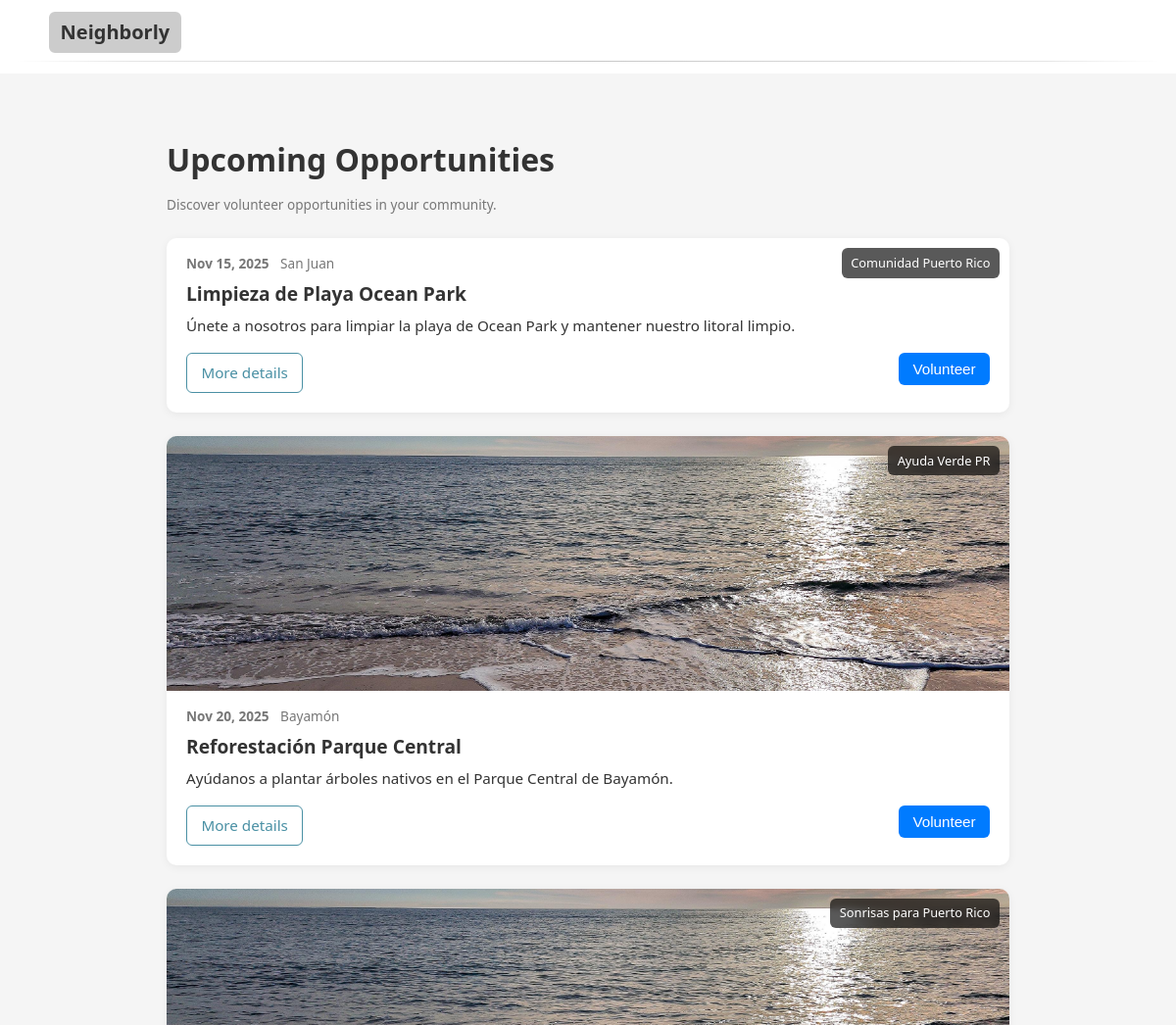
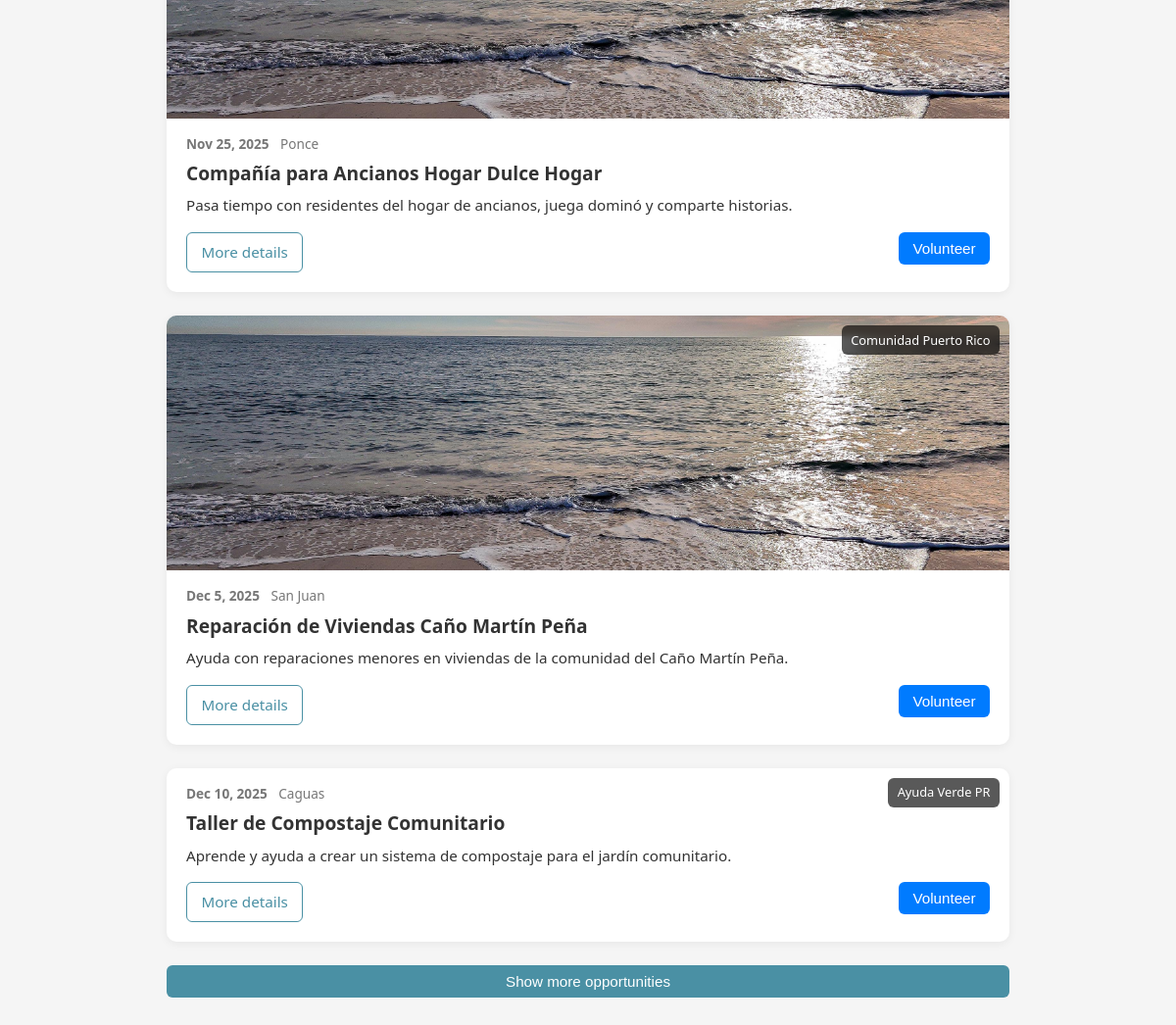
The app's page /pages/timeline.php with its own data (2 pictures, top to bottom).
### tables this page shows
CREATE TABLE `events` (
  `event_id` int NOT NULL AUTO_INCREMENT,
  `organizer_id` int NOT NULL,
  `title` varchar(255) NOT NULL,
  `description` text NOT NULL,
  `image_url` varchar(1000) DEFAULT NULL,
  `location` varchar(255) NOT NULL,
  `start_date` datetime NOT NULL,
  `end_date` datetime NOT NULL,
  `slots_available` int NOT NULL,
  `is_approved` tinyint(1) DEFAULT '0',
  `status` enum('active','cancelled','completed') DEFAULT 'active',
  `created_at` timestamp NULL DEFAULT CURRENT_TIMESTAMP,
  `updated_at` timestamp NULL DEFAULT CURRENT_TIMESTAMP ON UPDATE CURRENT_TIMESTAMP,
  PRIMARY KEY (`event_id`),
  KEY `idx_events_dates` (`start_date`,`end_date`),
  KEY `idx_events_location` (`location`),
  KEY `idx_events_organizer` (`organizer_id`),
  KEY `idx_events_approved` (`is_approved`),
  CONSTRAINT `events_ibfk_1` FOREIGN KEY (`organizer_id`) REFERENCES `organizers` (`user_id`) ON DELETE CASCADE
);

### pages/timeline.php (the view, shortened to what this page needs)
<?php
$placeholderImage = "../static/img/placeholder.jpeg";
try {
    $pdo = connect_to_database();
    $pdo->setAttribute(PDO::ATTR_ERRMODE, PDO::ERRMODE_EXCEPTION);
    $stmt = $pdo->prepare("
        SELECT
            event_id,
            title,
            location,
            start_date,
            slots_available,
            image_url,
            description,
            organizer_id
        FROM events
        WHERE is_approved = 1
        AND status = 'active'
        ORDER BY start_date ASC
    ");
    $stmt->execute();
    $events = $stmt->fetchAll(PDO::FETCH_ASSOC);
    $opportunities = [];
    foreach ($events as $event) {
        $org_name = null;
        if (!empty($event['organizer_id'])) {
            $org_stmt = $pdo->prepare("SELECT org_name FROM organizers WHERE user_id = :organizer_id");
            $org_stmt->execute(['organizer_id' => $event['organizer_id']]);
            $org_result = $org_stmt->fetch(PDO::FETCH_ASSOC);
            $org_name = $org_result ? $org_result['org_name'] : null;
        }
        $attendee_stmt = $pdo->prepare("
            SELECT COUNT(*) as registered_count
            FROM event_attendees
            WHERE event_id = :event_id AND (status = 'registered' OR status = 'confirmed')
        ");
        $attendee_stmt->execute(['event_id' => $event['event_id']]);
        $registered_count = $attendee_stmt->fetch()['registered_count'];
        $spots_remaining = $event['slots_available'] - $registered_count;
        $is_signed_up = false;
        $has_required_skills = true;
        $opportunities[] = [
            "id"              => $event['event_id'],
            "title"           => $event['title'],
            "city"            => $event['location'],
            "date_display"    => date('M j, Y', strtotime($event['start_date'])),
            "time_display"    => null,
            "spots_remaining" => $spots_remaining,
            "image_url"       => !empty($event['image_url']) ? $event['image_url'] : $placeholderImage,
            "organization"    => $org_name,
            "description"     => $event['description'],
            "is_signed_up"    => $is_signed_up,
            "has_required_skills" => $has_required_skills,
        ];
    }
} catch (PDOException $e) {
    $opportunities = [];
}
?>
<h1>Upcoming Opportunities</h1>
<p class="helper">
    Discover volunteer opportunities in your community.
</p>
<div id="timeline" class="timeline">
    <?php if (empty($opportunities)): ?>
        <p class="helper" style="text-align: center; padding: 2rem;">
            No opportunities available at the moment. Check back soon!
        </p>
    <?php else: ?>
        <?php foreach ($opportunities as $opp): ?>
            <article class="timeline-card"
                     data-id="<?= (int)$opp["id"] ?>"
                     data-spots="<?= (int)$opp["spots_remaining"] ?>">
                <div class="timeline-card-image">
                        <img src="<?= htmlspecialchars($opp["image_url"]) ?>" alt="">
                        <?php if (!empty($opp["organization"])): ?>
                            <a class="timeline-org-badge"
                            href="#">
                                <?= htmlspecialchars($opp["organization"]) ?>
                            </a>
                        <?php endif; ?>
                </div>
                <div class="timeline-card-body">
                    <div class="timeline-card-meta">
                        <span class="timeline-date"><?= htmlspecialchars($opp["date_display"]) ?></span>
                        <?php if (!empty($opp["city"])): ?>
                            <span class="timeline-city"><?= htmlspecialchars($opp["city"]) ?></span>
                        <?php endif; ?>
                    </div>
                    <h2 class="timeline-card-title">
                        <?= htmlspecialchars($opp["title"]) ?>
                    </h2>
                    <?php if (!empty($opp["description"])): ?>
                        <p class="timeline-card-description">
                            <?= htmlspecialchars($opp["description"]) ?>
                        </p>
                    <?php endif; ?>
                    <div class="timeline-card-actions">
                        <div class="actions-left">
                            <a href="opportunity_details.php?id=<?= (int)$opp["id"] ?>" class="btn btn-outline">More details</a>
                        </div>
                        <div class="actions-right">
                            <?php if ($opp["is_signed_up"]): ?>
                                <button type="button" class="btn signed-up-btn" disabled style="background-color: #28a745; cursor: not-allowed;">
                                    ✓ Signed Up
                                </button>
                            <?php elseif ((int)$opp["spots_remaining"] <= 0): ?>
                                <button type="button" class="btn" disabled style="background-color: #6c757d; cursor: not-allowed;">
                                    Event Full
                                </button>
                            <?php elseif (!$opp["has_required_skills"]): ?>
                                <button type="button" class="btn" disabled style="background-color: #dc3545; cursor: not-allowed;" title="You don't have the required skills">
                                    Skills Required
                                </button>
                            <?php else: ?>
                                <button type="button"
                                        class="btn volunteer-btn-ajax"
                                        data-event-id="<?= (int)$opp["id"] ?>"
                                        data-event-title="<?= htmlspecialchars($opp["title"]) ?>"
                                        style="background-color: #007bff; color: white;">
                                    Volunteer
                                </button>
                            <?php endif; ?>
                        </div>
                    </div>
                </div>
            </article>
        <?php endforeach; ?>
    <?php endif; ?>
</div>
<div class="timeline-show-more-wrap">
    <button id="timeline-show-more" type="button" class="btn btn-full">
        Show more opportunities
    </button>
</div>
<?php
include "base.php";
?>

### static/css/style.css (style rules this page uses)
:root { --color-bg: #F5F5F5; --color-surface: #FFFFFF; --color-text: #333333; --color-muted: #777777; --color-link: #4A90A4; --color-link-hover: #205B8C; }
*, *::before, *::after { box-sizing: border-box; }
body { margin: 0; padding: 0; background: var(--color-bg); color: var(--color-text); font-family: system-ui, -apple-system, BlinkMacSystemFont, "Segoe UI", sans-serif; font-size: 16px; line-height: 1.5; }
h1, h2, h3, h4, h5, h6 { font-weight: 600; margin-top: 0; color: var(--color-text); }
h1 { font-size: 2rem; margin-bottom: 0.75rem; }
h2 { font-size: 1.5rem; margin-bottom: 0.6rem; }
p { margin: 0 0 0.75rem; font-size: 0.97rem; }
a { color: var(--color-link); text-decoration: none; }
small, .helper { color: var(--color-muted); font-size: 0.85rem; }
.btn { display: inline-block; border: none; border-radius: 6px; padding: 0.5rem 0.9rem; font-size: 0.95rem; cursor: pointer; background: var(--color-link); color: #fff; }
.btn-full { width: 100%; text-align: center; }
.timeline { margin-top: 1.5rem; display: flex; flex-direction: column; gap: 1.5rem; }
.timeline-card { background: var(--color-surface); border-radius: 10px; overflow: hidden; box-shadow: 0 2px 10px rgba(0, 0, 0, 0.06); }
.timeline-card-image img { width: 100%; display: block; max-height: 260px; object-fit: cover; }
.timeline-card-body { padding: 1rem 1.25rem 1.25rem; }
.timeline-card-meta { font-size: 0.85rem; color: var(--color-muted); margin-bottom: 0.4rem; }
.timeline-date { font-weight: 600; }
.timeline-time, .timeline-city { margin-left: 0.5rem; }
.timeline-card-title { font-size: 1.2rem; margin: 0 0 0.4rem; }
.timeline-card-description { margin: 0; font-size: 0.95rem; }
.timeline-card-actions { display: flex; justify-content: space-between; align-items: flex-start; margin-top: 1rem; }
.actions-left { display: flex; align-items: center; }
.actions-right { display: flex; flex-direction: column; align-items: flex-end; gap: 0.3rem; }
.btn-outline { background: transparent; color: var(--color-link); border: 1px solid var(--color-link); }
.timeline-show-more-wrap { text-align: center; margin-top: 1.5rem; }
.timeline-card-image { position: relative; }
.timeline-org-badge { position: absolute; top: 10px; right: 10px; background: rgba(0,0,0,0.65); color: #fff; padding: 0.35rem 0.6rem; border-radius: 6px; font-size: 0.8rem; font-weight: 500; text-decoration: none; backdrop-filter: blur(3px); transition: background 0.2s; }

### records on screen
events: organization "Comunidad Puerto Rico", date_display "Nov 15, 2025", location "San Juan", title "Limpieza de Playa Ocean Park", description "Únete a nosotros para limpiar la playa de Ocean Park y mantener nuestro litoral limpio."
events: organization "Ayuda Verde PR", date_display "Nov 20, 2025", location "Bayamón", title "Reforestación Parque Central", description "Ayúdanos a plantar árboles nativos en el Parque Central de Bayamón."
events: organization "Sonrisas para Puerto Rico", date_display "Nov 25, 2025", location "Ponce", title "Compañía para Ancianos Hogar Dulce Hogar", description "Pasa tiempo con residentes del hogar de ancianos, juega dominó y comparte historias."
events: organization "Comunidad Puerto Rico", date_display "Dec 5, 2025", location "San Juan", title "Reparación de Viviendas Caño Martín Peña", description "Ayuda con reparaciones menores en viviendas de la comunidad del Caño Martín Peña."
events: organization "Ayuda Verde PR", date_display "Dec 10, 2025", location "Caguas", title "Taller de Compostaje Comunitario", description "Aprende y ayuda a crear un sistema de compostaje para el jardín comunitario."
